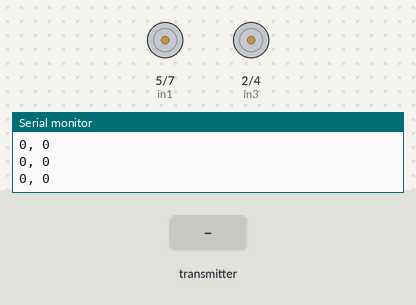
A sketch run on a simulated Arduino Uno, built with avr-gcc and run on an emulated ATmega328P. On the bench: motor-driver pin pairs drawn as motors (green arrow = first pin HIGH = forward, orange = second pin HIGH = backward, longer = more drive, scaled by the enable pin), the last lines printed to the serial monitor. The inputs (shaded band) are chosen by the test bench. No radio packets arrive unless stated.

Above: at 1.2 s.
1.3 s: the transmitter starts sending transmit.0 = 0
At 2.1 s:
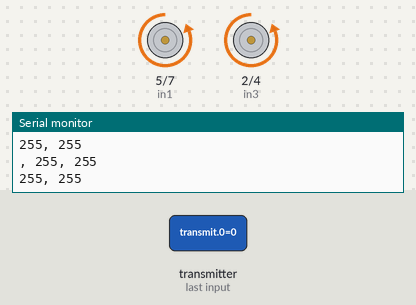
2.8 s: the transmitter starts sending transmit.1 = 512
At 3.5 s:
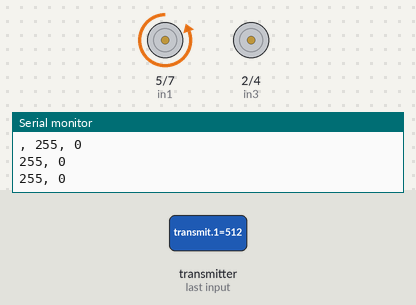
4.3 s: the transmitter starts sending transmit.0 = 256
At 5.5 s:
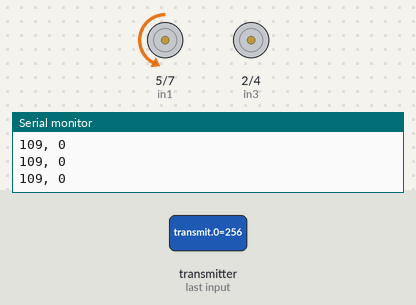
5.8 s: the transmitter starts sending transmit.1 = 0
At 6.9 s:
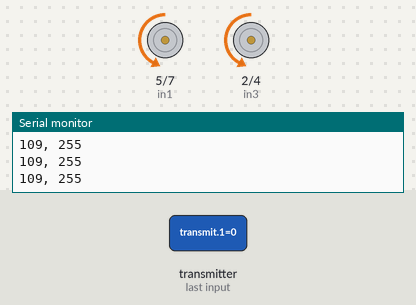
7.3 s: the transmitter starts sending transmit.0 = 512
At 7.9 s:
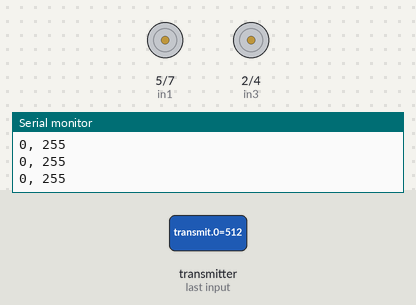
8.8 s: the transmitter starts sending transmit.0 = 1023
At 9.2 s:
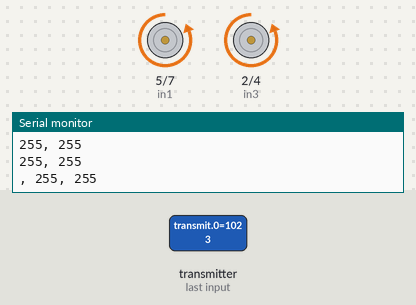
Timing chart, 0 to 11.3 s (numbered marks = the images above; inputs shaded):
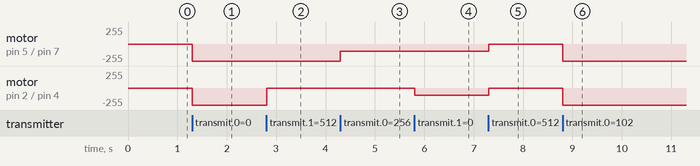

Measured:
- after the input at 1.3 s, motor on pin 5 (in1) / pin 7 (in2), motor on pin 2 (in3) / pin 4 (in4): stopped → backward 255/255 at once
- after the input at 2.8 s, motor on pin 2 (in3) / pin 4 (in4): backward 255/255 → stopped at once
- after the input at 4.3 s, motor on pin 5 (in1) / pin 7 (in2): backward 255/255 → backward 109/255 at once
- after the input at 5.8 s, motor on pin 2 (in3) / pin 4 (in4): stopped → backward 109/255 at once
- after the input at 7.3 s, motor on pin 5 (in1) / pin 7 (in2), motor on pin 2 (in3) / pin 4 (in4): backward 109/255 → stopped at once
- after the input at 8.8 s, motor on pin 5 (in1) / pin 7 (in2), motor on pin 2 (in3) / pin 4 (in4): stopped → backward 255/255 at once

The sketch:

bot_1.ino
```cpp
/*
 * Code to control RC bot
 * By: Aryton Hoi
 */
#include <Servo.h>
#include <SPI.h>
#include <RF24.h>
#include <nRF24L01.h>

//Set up NRF
RF24 radio(8,9); // CE, CSN
const byte address[6] = "00001";

//Setup L298
// Right Motor A
const int enA = 6;
const int in1 = 5;
const int in2 = 7;
// Left Motor B
const int enB = 3;
const int in3 = 2;
const int in4 = 4;

// Motor speed values - Start at zero
int MotorSpeed1 = 0;
int MotorSpeed2 = 0;

void setup()
{
  Serial.begin(9600);

  //Begin wireless communication
  radio.begin();
  radio.openReadingPipe(0, address);
  radio.setPALevel(RF24_PA_MIN);
  //Set NRF as receiver
  radio.startListening();

  // Set all the motor control pins to outputs
  pinMode(enA, OUTPUT);
  pinMode(enB, OUTPUT);
  pinMode(in1, OUTPUT);
  pinMode(in2, OUTPUT);
  pinMode(in3, OUTPUT);
  pinMode(in4, OUTPUT);

  // Start with motors disabled and direction forward
  // Right Motor A
  digitalWrite(enA, LOW);
  digitalWrite(in1, HIGH);
  digitalWrite(in2, LOW);
  // Right Motor B
  digitalWrite(enB, LOW);
  digitalWrite(in3, HIGH);
  digitalWrite(in4, LOW);
}

void loop(){
  if(radio.available())
  {
      int transmit[3];
      radio.read(&transmit, sizeof(transmit));

      //Right Motor 1
      if(transmit[0] < 450){
        digitalWrite(in1, LOW);
        digitalWrite(in2, HIGH);
        digitalWrite(in3, LOW);
        digitalWrite(in4, HIGH);
        transmit[0] = transmit[0] - 450; // This produces a negative number
        transmit[0] = transmit[0] * -1;  // Make the number positive
        MotorSpeed1 = map(transmit[0], 0, 450, 0, 255);
        Serial.print(", ");
        analogWrite(enA, MotorSpeed1);
      }else if(transmit[0] > 560){
        digitalWrite(in1, HIGH);
        digitalWrite(in2, LOW);
        digitalWrite(in3, HIGH);
        digitalWrite(in4, LOW);
        MotorSpeed1 = map(transmit[0], 560, 1023, 0, 255);
        Serial.print(", ");
        analogWrite(enA, MotorSpeed1);
      }else{
        MotorSpeed1 = 0;
        analogWrite(enA, MotorSpeed1);
      }

      //Motor 2
      if(transmit[1] < 450){
        digitalWrite(in1, LOW);
        digitalWrite(in2, HIGH);
        digitalWrite(in3, LOW);
        digitalWrite(in4, HIGH);
        transmit[1] = transmit[1] - 450; // This produces a negative number
        transmit[1] = transmit[1] * -1;  // Make the number positive
        MotorSpeed2 = map(transmit[1], 0, 450, 0, 255);
        analogWrite(enB, MotorSpeed1);
      }else if(transmit[1] > 560){
        digitalWrite(in1, HIGH);
        digitalWrite(in2, LOW);
        digitalWrite(in3, HIGH);
        digitalWrite(in4, LOW);
        MotorSpeed2 = map(transmit[1], 560, 1023, 0, 255);
        analogWrite(enB, MotorSpeed2);
      }else{
        MotorSpeed2 = 0;
        analogWrite(enB, MotorSpeed2);
      }
  }
    Serial.print(MotorSpeed1);
    Serial.print(", ");
    Serial.println(MotorSpeed2);
    delay(10);
}
```
